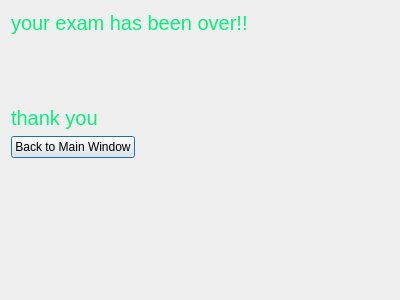
<?xml version="1.0" encoding="UTF-8"?>
<ui version="4.0">
 <class>finish</class>
 <widget class="QDialog" name="finish">
  <property name="geometry">
   <rect>
    <x>0</x>
    <y>0</y>
    <width>400</width>
    <height>300</height>
   </rect>
  </property>
  <property name="windowTitle">
   <string>Dialog</string>
  </property>
  <layout class="QFormLayout" name="formLayout">
   <item row="0" column="0">
    <widget class="QLabel" name="label">
     <property name="styleSheet">
      <string notr="true">font-size:20px;
color: #07f07b;;</string>
     </property>
     <property name="text">
      <string>&lt;html&gt;&lt;head/&gt;&lt;body&gt;&lt;p&gt;your exam has been over!!&lt;/p&gt;&lt;p&gt;&lt;br/&gt;&lt;/p&gt;&lt;p&gt;thank you&lt;/p&gt;&lt;/body&gt;&lt;/html&gt;</string>
     </property>
    </widget>
   </item>
   <item row="1" column="0">
    <widget class="QPushButton" name="pushButton_2">
     <property name="text">
      <string>Back to Main Window</string>
     </property>
    </widget>
   </item>
  </layout>
 </widget>
 <resources/>
 <connections/>
</ui>
